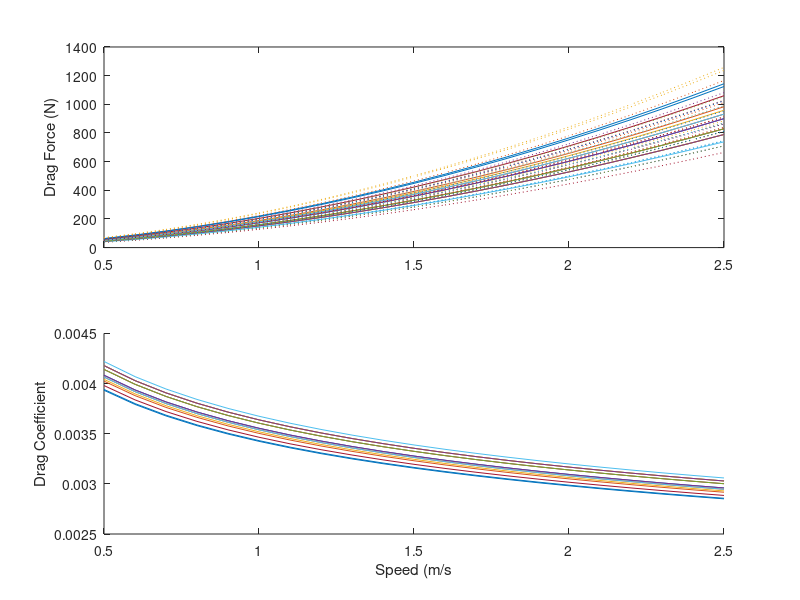

This figure's MATLAB source: (Note: this script raises an error after producing the figure.)
% Calculate whale drag coefficients for all individuals
% Age at first entanglement determines length, which gives weight and width
% from Fortune et al 2012

% 9 Dec 2014

clear all; close all

% Whale ID follows order of TOWDATA
whales = {'EG 2212  ','EG 2223  ','EG 3311  ','EG 3420  ','EG 3714  ',...
    'EG 3107  ','EG 2710  ','EG 1427  ','EG 2212  ','EG 3445  ','EG 3314  ',...
    'EG 3610  ','EG 3294  ','EG 2030  ','EG 1102  '};
age = [5,8,7,5,2,1,3,18,6,2,2,3,6,12,21];


% length, m
l = [1170;1237;1217;1170;1076;1032;1111;1345;1195;1076;1076;1111;1195;...
    1296;1358]/100;

% speed, ms-1
U = 0.5:0.1:2.5;

% kinematic viscosity of seawater, m2s-1
v = 10^-6;

% calculate reynolds number
Re = (l*U)./v;

% coefficient of friction [Eqn. 4]
Cf = 0.072*Re.^(-1/5);

% seawater density
rho = 1025;

% estimated whale mass
M = [19213;22510;21501;19213;15147;13460;16577;28566;20402;15147;15147;...
    16577;20402;25708;29415];

% estimated wetted surface area
Sw = 0.08*M.^0.65;

% max diameter of body, m
d = [284;298;294;284;265;255;272;321;290;265;265;272;290;311;324]/100;

% Fineness Ratio
FR = l./d;

% drag augmentation factor for oscillation, = 3 as per Frank Fish, pers comm
k = 1.5;
% appendages
g = 1.3;
% submergence
% load('gamma.mat')
% p = polyfit(gamma(:,1),gamma(:,2),8);
% f = polyval(p,gamma(:,1));
%
% hn = 11.24; % median submergence depth not entangled (Eg 3911 tag)
% xn = hn./d; % h/d values based on the mean submergence depth while not entangled
% yn = interp1(gamma(:,1),f,xn); % interpolates gamma to find value for calculated h/d
%
% he = 5.4; % median submergence depth while entangled (mean of Eg 3911 and Eg 4057)
% xe = he./d; % calculated h/d values based on the mean SD submergence depth while entangled
% ye = interp1(gamma(:,1),f,xe); % interpolates gamma to find value for calculated h/d

% calculate drag coefficient [Eqn 5]
for i = 1:length(Cf)
    whaleCD0(:,i) = Cf(:,i).*(1+1.5*(d./l).^(3/2) + 7*(d./l).^3);
    
    % calculate drag force on the whale body (N)
    whaleDf(:,i) = (1/2)*rho*(U(i).^2)*Sw.*whaleCD0(:,i)*g*k;
    whaleDf_lower(:,i) = whaleDf(:,i)*0.9;
    whaleDf_upper(:,i) = whaleDf(:,i)*1.1; % error for oscillation: use 1.35 to 1.65
    
    % back-calculate Cd
    whaleCD(:,i) = (2*whaleDf(:,i))./(rho*(U(i).^2)*Sw);
    
end



% % for each whale, add submergence effect
% for i = 1:length(yn)
% whaleDf(i,:) = whaleDf(i,:)*yn(i);
% whaleDf_E(i,:) = whaleDf(i,:)*ye(i);
% end


% plot on figure
figure(2)
subplot(211)
plot(U,whaleDf,U,whaleDf_lower,':',U,whaleDf_upper,':')
ylabel('Drag Force (N)')

subplot(212); hold on
plot(U,whaleCD0)
xlabel('Speed (m/s'); ylabel('Drag Coefficient')
adjustfigurefont

% McGregor DTAG drag coefficients and speed for foraging and traveling and
% CFD
McG_FORAGE = [0.0099	0.95;
    0.012	1.02;
    0.024	0.91;
    0.0091	1.06];
McG_TRAVEL = [0.0052	0.97;
    0.0036	1;
    0.0038	1.07;
    0.0049	1.08;
    0.005	0.9];
McG_CFD = [0.012    0.514];

% speed and drag coefficient for Eg3911 whale, nonentangled
vdh_NESk3(:,2) = [0.00370835542841646;0.00361910776902858;0.00354137208507408;
    0.00347268871336042;0.00341129509882514;0.00335588747591488;0.00330547586381435;
    0.00325929184961735;0.00321672773989446;0.00317729513661081;0.00314059597028095;
    0.00310630176709948;0.00307413850356466;0.00304387534137935;0.00301531611280707;
    0.00298829279160383;0.00296266042108549;0.00293829312750845;0.00291508095277899;
    0.00289292731333564;0.00287174694299712;0.00285146421375123;0.00283201175451527];
vdh_NESk3(:,1) = [0.772:0.1:2.98];
Re_3911 = (10*U)/1.17E-6;

% plot
plot(McG_FORAGE(:,2),McG_FORAGE(:,1),'k^','MarkerFaceColor','k')
plot(McG_TRAVEL(:,2),McG_TRAVEL(:,1),'r^','MarkerFaceColor','r')
plot(McG_CFD(:,2),McG_CFD(:,1),'g^','MarkerFaceColor','g')

plot(vdh_NESk3(:,1),vdh_NESk3(:,2),'b^-','MarkerFaceColor','b')

xlabel('Speed (m/s)'); ylabel('Drag Coefficient'); adjustfigurefont
xlim([0 2.5])

% % speed of interest = 1.1 m/s (average minimum swim speeds from entangled and
% % nonentangled argos data)
% WhaleCd = CD0(:,7);
% WhaleDf = Df(:,7);


%% Plot whales and their gears ****(not whale + gear)

GearCdRe

c = colormap(lines);
figure(20); clf; hold on
for i = 1:15;
    plot(U,whaleDf(i,:),'color',c(i,:))
    plot(TOWDRAG(i).mn_speedTW,TOWDRAG(i).mn_dragN,'.','MarkerSize',20,'color',c(i,:))
end
box on
xlabel('Speed (m/s)'); ylabel('Drag (N)')

figure(21); clf; hold on
for i = 1:15;
    plot(U,whaleCD0(i,:),'color',c(i,:))
    plot(speed(:,i),gearCd(:,i),'.','MarkerSize',20,'color',c(i,:))
end
box on
xlabel('Speed (m/s)'); ylabel('Drag Coefficient')

%% for each whale

close all;

figure(5); hold on

for i = 1:15;
    % calculate width
    [width,stations] = bodywidth(l(i));
    
    % obtain boundary layer dimensions
    BL = bndry_layer(width,d(i),stations);
    
    % get parameters for entangling gear attachment points
    % pt = location of attachment point
    % A = frontal area of 2 attachment points
    % p = height of protuberance at each attachment
    load('case_pApt')
    
    % calculate interference drag
    [DI(i,:),DI_upper(i,:),DI_lower(i,:)] = interferenceDrag(pt(i,:),A(i,:),p(i,:),BL,stations);
    
    % calculate gear drag curves
    warning off
    [yfit(:,i),speed,coeffs(:,i),lower(:,i),upper(:,i)] = towfit([TOWDRAG(i).mn_speed' TOWDRAG(i).mn_dragN],U);
    
    % plot all components
    figure(5); hold on
    h1 = plot(U,whaleDf(i,:),'color',[0 0.40 0.7]); h1.Color(4) = 0.75; % whale
    % plot interference drag
    h2 = plot(U,DI(i,:),'color',[0.494 0.184 0.556]); h2.Color(4) = 0.75;
    % plot gear drag
    h3 = plot(U,yfit(:,i),'color',[0.829 0.594 0.025]); h3.Color(4) = 0.75;
    
    % add to whale and gear drag
    Dtot(i,:) = whaleDf(i,:) + yfit(:,i)' + DI(i,:);
    Dtot_lower(i,:) = whaleDf_lower(i,:) + lower(:,i)' + DI_lower(i,:);
    Dtot_upper(i,:) = whaleDf_upper(i,:) + upper(:,i)' + DI_upper(i,:);
    
    % plot total entangled whale with lower and upper bounds
    plot(U,Dtot(i,:),'color',[0.65 0.65 0.65])
    plot(U,Dtot_lower(i,:),':','color',[0.65 0.65 0.65])
    plot(U,Dtot_upper(i,:),':','color',[0.65 0.65 0.65])
    
    % plot lower and upper 95% prediction intervals
    h5 = plot(speed,lower(:,i),':','color',[0.829 0.594 0.025]); h5.Color(4) = 0.75;
    h6 = plot(speed,upper(:,i),':','color',[0.829 0.594 0.025]); h6.Color(4) = 0.75;
    % plot interference drag +/- 10% estimates of CDI
    h7 = plot(U,DI_lower(i,:),':','color',[0.494 0.184 0.556]); h7.Color(4) = 0.75;
    h8 = plot(U,DI_upper(i,:),':','color',[0.494 0.184 0.556]); h8.Color(4) = 0.75;
    % plot whale drag +/- 10% k
    h9 = plot(U,whaleDf_lower(i,:),':','color',[0 0.40 0.7]); h7.Color(4) = 0.75;
    h10 = plot(U,whaleDf_upper(i,:),':','color',[0 0.40 0.7]); h7.Color(4) = 0.75;
    % plot data points
    % h4 = plot(TOWDRAG(i).mn_speed,TOWDRAG(i).mn_dragN,'.','color',[0.829 0.594 0.025],'MarkerSize',20);
    
end
% plot averages
plot(U,mean(whaleDf),'color',[38/255 80/255 170/255],'LineWidth',3)
plot(U,mean(DI),'color',[0.494 0.184 0.556],'LineWidth',3)
plot(U,mean(yfit'),'.-','color',[0.829 0.594 0.025],'LineWidth',3)
plot(U,mean(Dtot),'k','LineWidth',3)

box on
xlabel('Speed (m/s)'); ylabel('Drag (N)')
adjustfigurefont
[legh,objh,outh,outm] = legend('Whale Drag','Interference Drag',...
    'Gear Drag','Total Whale + Gear','Location','NW');
set(objh,'linewidth',2);
ylim([0 2500])

cd /Users/julievanderhoop/Documents/MATLAB/TOW/AnalysisFigs
print('WhaleGearDrag_bounds.eps','-depsc','-r300')

return

%% What is the percent increase
% for all cases
for i = 1:15
    % for all speeds
    for j = 1:21
        foldinc(i,j) = Dtot(i,j)/whaleDf(i,j);
    end
end

%% Find drag at U = 1.2 m/s

mn_atspeed = mean(whaleDf(:,8));
st_atspeed = std(whaleDf(:,8));

mn_atspeed_E = mean(Dtot(:,8));
st_atspeed_E = std(Dtot(:,8));

% paired t test
[h,p,ci,stats] = ttest(whaleDf(:,8),Dtot(:,8));

% mean sd percent increase in drag overall
[mean(mean(foldinc')) std(mean(foldinc'))];

% mean sd percent increase in drag at 1.23 m/s
[mean(foldinc(:,8)) std(foldinc(:,8))];

% minimum and maximum fold increases
[val,ind] = min(foldinc);
[mean(val) std(val)];

[val,ind] = max(foldinc);
[mean(val) std(val)];



figure(12); clf; hold on
plot(U,foldinc')
plot(U,mean(foldinc),'k','LineWidth',2)
xlabel('Speed (m/s)'); ylabel('Fold Increase in Drag')
adjustfigurefont

for i = 1:15
    ii = find(foldinc(i,:) == min(foldinc(i,:)));
    mininc(i) = ii;
    % plot(U(ii),foldinc(i,ii),'o')
end

%% What proportion of body drag is gear drag?

for i = 1:15
    bodyprop(i,:) = (yfit(:,i)' + DI(i,:))./whaleDf(i,:);
end
figure(19); clf
subplot(5,1,[1,4]); hold on
plot(U,bodyprop')
plot([0.5 2.5],[1 1],'k--') % plot unity as a reference
plot(U,mean(bodyprop),'k','LineWidth',2) % plot mean
box on
ylabel({'Gear Drag : Body Drag';''})
% set(gca,'xticklabels',{' ',' ',' ',' ',' '})
set(gca,'ytick',0:1:4)
text(0.60,3.7,'A','FontWeight','bold','FontSize',18)

% overall what proportion is it?
[mean(mean(bodyprop')) mean(std(bodyprop'))];

% when it is exceeded, by how much?
% for the 5 cases at low speeds:
[r,c] = find(bodyprop >= 1 & bodyprop <1.9);
[mean(diag(bodyprop(r,c))) std(diag(bodyprop(r,c)))];

% for J091298
[mean(bodyprop(1,:)) std(bodyprop(1,:))];

%% What is the speed at minimum gear drag: whale drag?
for i = 1:15
    ii = find(bodyprop(i,:) == min(bodyprop(i,:)));
    minprop(i) = ii;
    % plot(U(ii),bodyprop(i,ii),'o')
end

subplot(5,1,5)
hist(U(minprop))
xlim([0.5 2.5])
xlabel('Speed (m/s)'); ylabel({'Freq';''})
text(0.60,2.8,'B','FontWeight','bold','FontSize',18)
adjustfigurefont

%% Does gear drag exceed whale drag?

% for all cases:
for i = 1:15
    exceed(i,:) = whaleDf(i,:) < yfit(:,i)' + DI(i,:);
end

%% Combined Figure
figure(29); clf;
subplot('Position',[0.05, 0.1, 0.425, 0.85]); hold on
plot(U,foldinc')
plot(U,mean(foldinc),'k','LineWidth',2)
xlabel('Speed (m/s)'); ylabel('Fold Increase in Drag')
set(gca,'ytick',[2:1:6])
box on; ylim([1 5.5])
text(0.60,5.25,'A','FontWeight','bold','FontSize',18)

subplot('Position',[0.535,0.35,0.425,0.6]); hold on
plot(U,bodyprop')
plot([0.5 2.5],[1 1],'k--') % plot unity as a reference
plot(U,mean(bodyprop),'k','LineWidth',2) % plot mean
box on
ylabel('Gear Drag : Body Drag')
% set(gca,'xticklabels',{' ',' ',' ',' ',' '})
set(gca,'ytick',0:1:4)
text(0.60,3.7,'B','FontWeight','bold','FontSize',18)

subplot('Position',[0.535,0.1,0.425,0.2])
hist(U(minprop))
xlim([0.5 2.5])
xlabel('Speed (m/s)'); ylabel('Freq')
text(0.60,2.8,'C','FontWeight','bold','FontSize',18)
adjustfigurefont

%% What is relative contribution of whale vs gear vs interference vs diving changes?
clear bardata
bardata(1,:) = mean(whaleDf');
bardata(2,:) = mean(DI');
bardata(3,:) = mean(yfit);

% figure(99); clf
% bar(bardata(1:4,:)','stacked')
% legend('Whale Body','Behaviour','Interference Drag','Gear Drag')
% ylabel('Entangled Whale Drag (N)')
% set(gca,'xticklabels',whales)
% xticklabel_rotate

% CHANGE THESE CLUSTERS BECAUSE C AND B ARE NOW SWITCHED IN THE OTHER
% PLOTS.
% ALSO CLUSTERS MAY CHANGE WITH ADCP DATA 
cluster = [2,5,5,5,5,4,4,5,5,5,5,3,5,5,4,4,5,5,5,5,1];
bardata(5,:) = cluster(1:15); % assign clusters
[B,I] = sort(bardata(5,:)); % sort by cluster
bardata = bardata(:,I); % reform data matrix
figure(98); clf; hold on
bar(bardata(1:4,:)','stacked')
legend('Whale Body','Interference Drag','Gear Drag')
ylabel('Drag (N)')
% set(gca,'xticklabel',whales(I))
xticklabel_rotate(1:15,90,whales(I))
set(legend,'Position',[0.22, 0.79, 0.25, 0.1])

% add cluster information to the plot
text(0.9,65,'B','color','w')
text(1.9,65,'C','color','w')
text(3.9,65,'D','color','w'); plot([3 5],[40 40],'color','w')
text(9.9,65,'E','color','w'); plot([6 15],[40 40],'color','w')
box on
